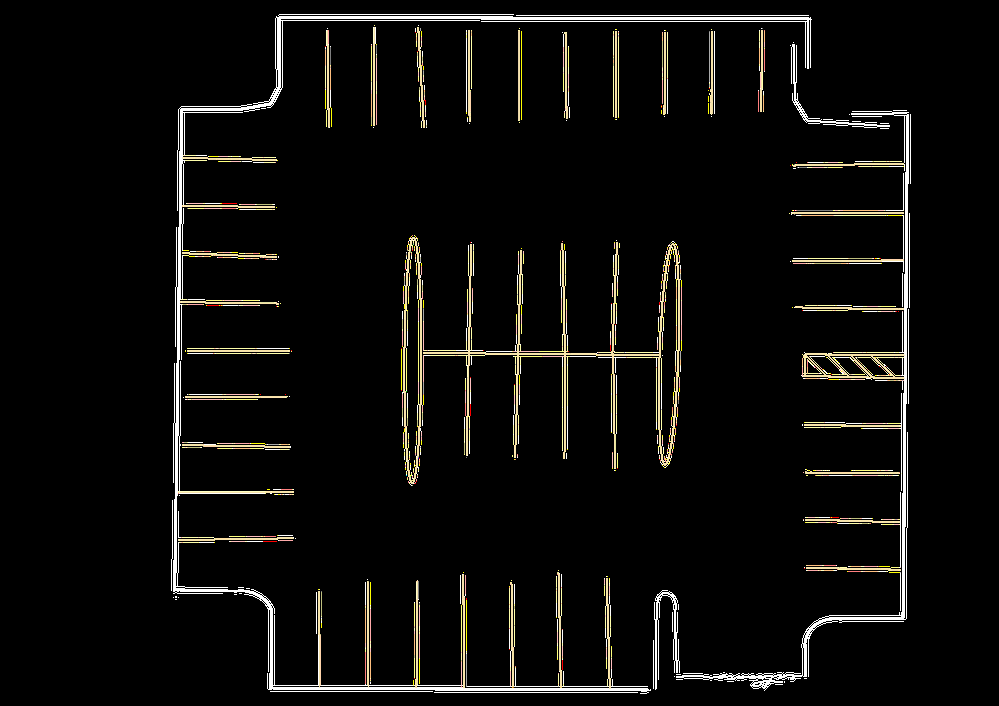
#> input picture IMG_0764.png, 999 x 706 px, shrunk from 3508 x 2480 before the run, found by its file name
$ python scratch_find_spots.py
#> lines starting #> are read from the running program, lines starting #| are printed output that depends on the picture; after the words box and inside, x2 and y2 are one past the last pixel; in counts of white or black regions, pixels touching at a corner belong together
import cv2
import numpy as np

# Load the image
img = cv2.imread(r'c:\Users\potat\Desktop\DcChecker\IMG_0764.png')
#> img is the input picture: shape (706, 999, 3); mean B, G, R 10.5, 12.2, 12.9
gray = cv2.cvtColor(img, cv2.COLOR_BGR2GRAY)
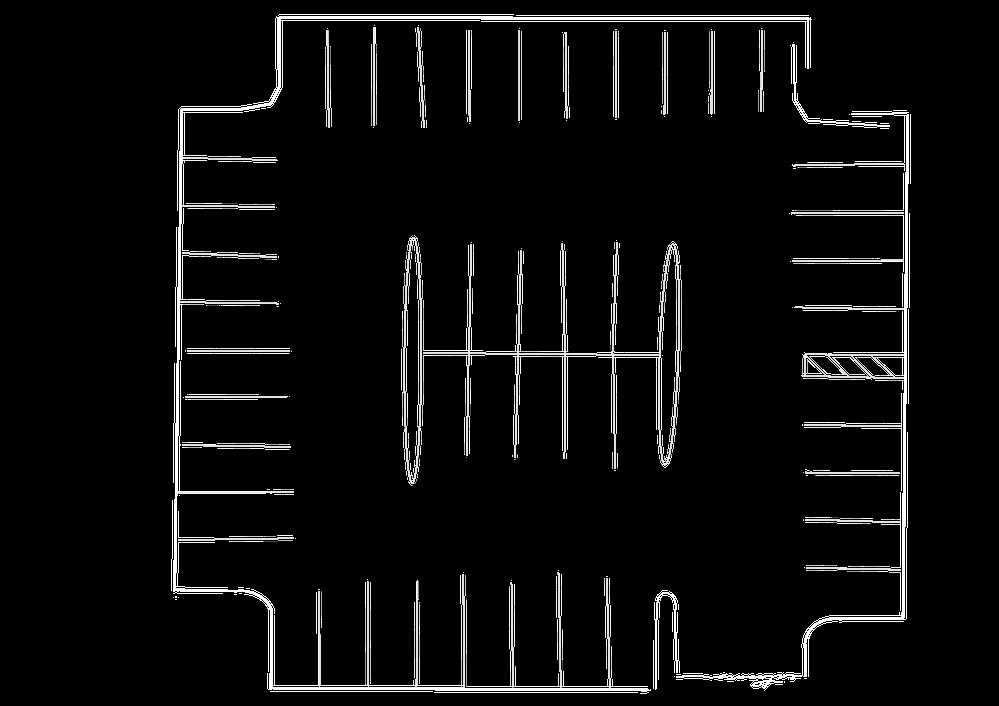
#> gray: shape (706, 999); min 0, max 255, mean 12.2

# Threshold the image to get the outlines
# Assuming white outlines on black background or black on white
ret, thresh = cv2.threshold(gray, 127, 255, cv2.THRESH_BINARY_INV)
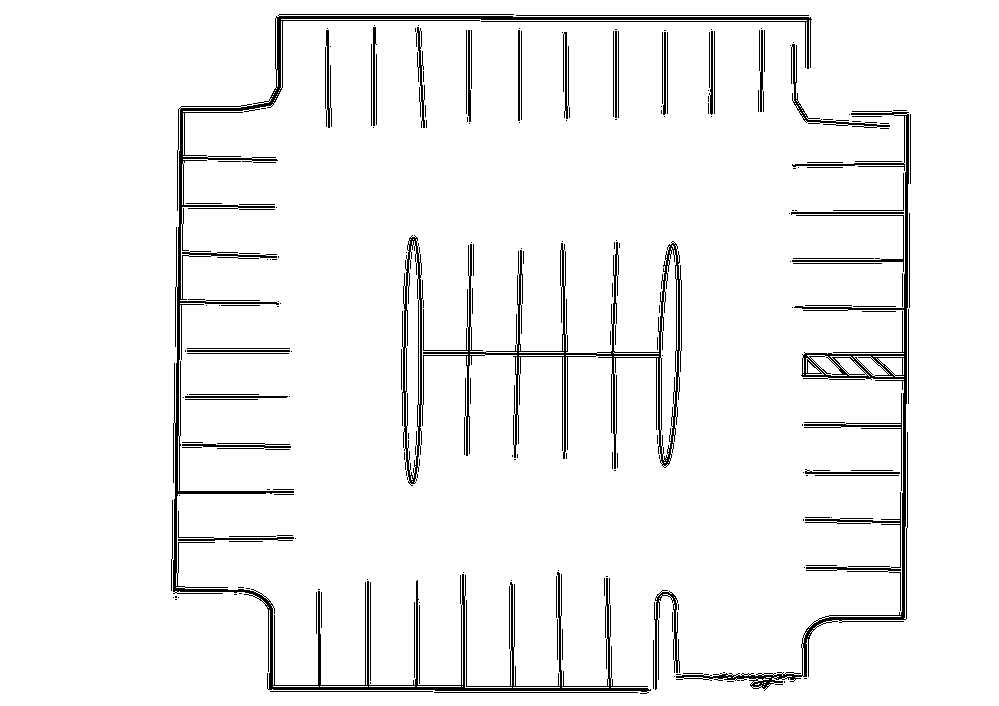
#> thresh: shape (706, 999); 94.9% white; black in thin lines or dots, all inside (x1, y1, x2, y2) = (171, 14, 911, 694)

# Find contours
contours, hierarchy = cv2.findContours(thresh, cv2.RETR_EXTERNAL, cv2.CHAIN_APPROX_SIMPLE)
#> contours = [[[0, 0], [0, 705], [998, 705], [998, 0]]]

parking_spots = []
count = 1
for cnt in contours:
    # Approximate the contour
    epsilon = 0.05 * cv2.arcLength(cnt, True)
    approx = cv2.approxPolyDP(cnt, epsilon, True)

    # If it has 4 corners, it might be a parking spot
    if len(approx) == 4:
        area = cv2.contourArea(approx)
        if area > 1000: # Filter out small noise
            pts = [tuple(pt[0]) for pt in approx]
            # Convert numpy types to native Python types
            pts = [(int(x), int(y)) for x, y in pts]
            parking_spots.append((f"Space {count}", pts))
            count += 1
#> this loop made 1 pass
#> (epsilon, area, pts, count) on pass 1: (170.3, 703590, [(0, 0), (0, 705), (998, 705), (998, 0)], 2)
#> after the loop, count = 2; parking_spots = 1 item

# If empty, maybe try different threshold
if not parking_spots:
    ret, thresh = cv2.threshold(gray, 127, 255, cv2.THRESH_BINARY)
    contours, hierarchy = cv2.findContours(thresh, cv2.RETR_EXTERNAL, cv2.CHAIN_APPROX_SIMPLE)
    for cnt in contours:
        epsilon = 0.05 * cv2.arcLength(cnt, True)
        approx = cv2.approxPolyDP(cnt, epsilon, True)
        if len(approx) == 4:
            area = cv2.contourArea(approx)
            if area > 1000:
                pts = [tuple(pt[0]) for pt in approx]
                pts = [(int(x), int(y)) for x, y in pts]
                parking_spots.append((f"Space {count}", pts))
                count += 1

# Draw spots
annotated = img.copy()
for name, pts in parking_spots:
    pts_arr = np.array(pts, np.int32).reshape((-1, 1, 2))
    cv2.polylines(annotated, [pts_arr], True, (0, 255, 0), 2)
    cv2.putText(annotated, name, (pts[0][0], pts[0][1] - 10), cv2.FONT_HERSHEY_SIMPLEX, 0.5, (0, 0, 255), 1)
#> this loop made 1 pass
#> (name, pts_arr) on pass 1: ('Space 1', [[0, 0], [0, 705], [998, 705], [998, 0]])
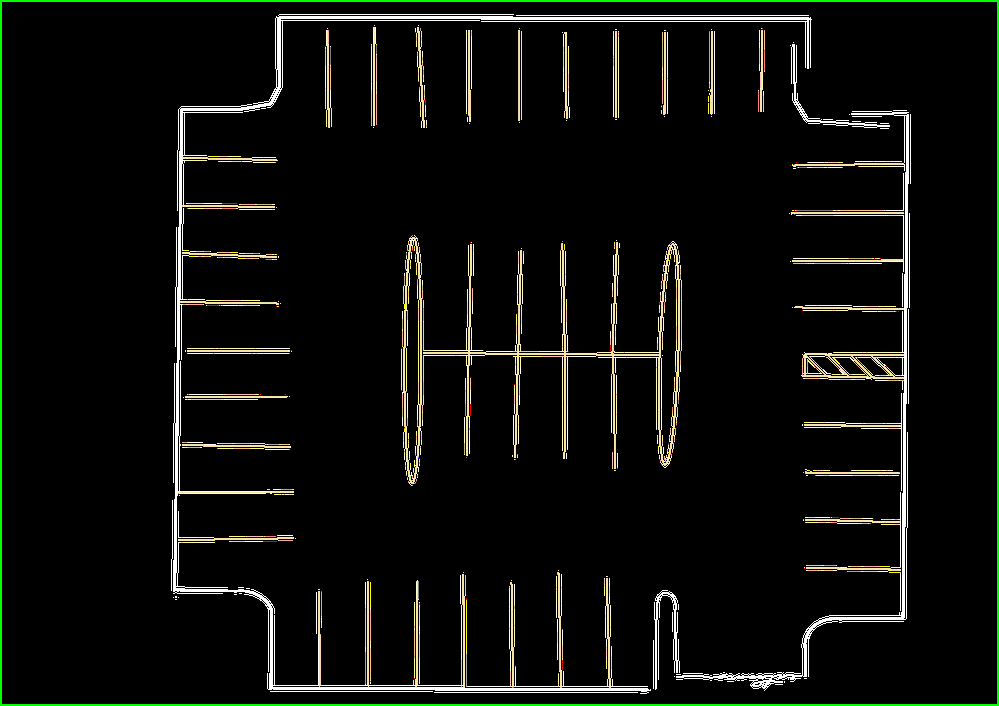
#> annotated: shape (706, 999, 3); 0.96% of pixels changed, all inside (x1, y1, x2, y2) = (0, 0, 999, 706)

cv2.imwrite(r'c:\Users\potat\Desktop\DcChecker\annotated.png', annotated)

# Output map
parking_map = {name: pts for name, pts in parking_spots}
#> parking_map = {'Space 1': [(0, 0), (0, 705), (998, 705), (998, 0)]}
print("PARKING_MAP =", parking_map)
#| PARKING_MAP = {'Space 1': [(0, 0), (0, 705), (998, 705), (998, 0)]}
